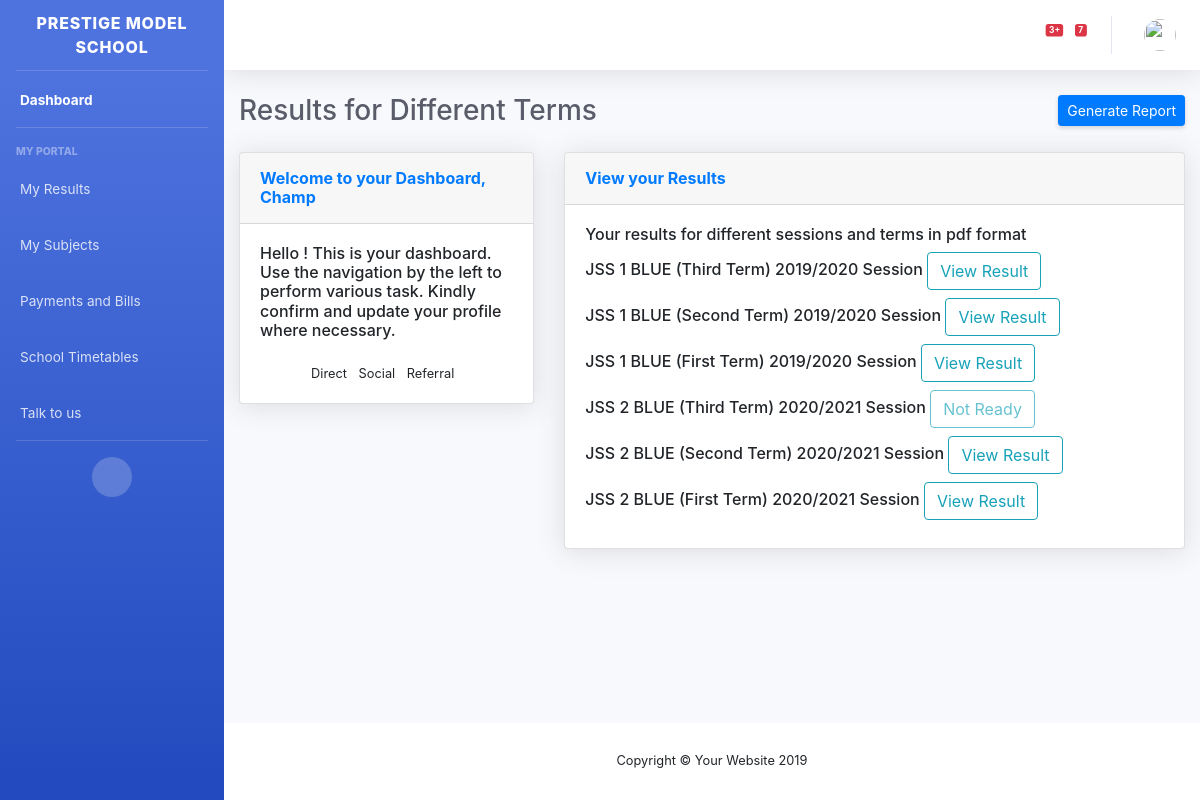
Page /results/ (signed in) on the committed database.
### portal/models.py (models this page shows)
class Subjectz(models.Model):
    title = models.CharField(max_length=80, blank=True)
    ca1_score = models.PositiveIntegerField(default=0)
    ca2_score = models.PositiveIntegerField(default=0)
    exam_score = models.PositiveIntegerField(default=0)
    total = models.PositiveIntegerField(default=0)
    grade = models.CharField(max_length=80, blank=True)
    remark = models.CharField(max_length=80, blank=True)
    student = models.ForeignKey(Customuser, on_delete=models.CASCADE)
    term = models.CharField(max_length=80, choices= term_list, blank=True)
    session = models.CharField(max_length=30, choices=year_list, blank=True)
    current_class = models.CharField(max_length=30, choices=classes_list, blank=True)
    def __str__(self):
        return ('first term {} grade for {}'.format(self.title, self.student))
    class Meta:
        ordering = ('-title',)

### portal/views.py (the view)
# urls.py: path('results/', portal_view.results, name = 'results'),
@login_required()
def results(request):
    student = get_object_or_404(Customuser, username=request.user.username)
    years = ['2019/2020','2020/2021','2021/2022','2022/2023','2023/2024','2024/2025','2025/2026','2026/2027','2027/2028']
    available = []
    clz_dict = {}
    for year in years:
        if Subjectz.objects.all().filter(student=student, session=year).exists():
            available.append(year)
        else:
            pass
    for i in available:
        dfirst = Subjectz.objects.all().filter(student=student, session=i).first()
        c = dfirst.session
        c = c.replace('/','-')
        clz_dict[dfirst] = c
    print(clz_dict)
    return render(request, 'portal/results.html',{'student':student, 'clz_dict':clz_dict, 'current_year':current_year,
                                                  'current_term':current_term})

### portal/models.py (called while the page is built)
    def __str__(self):
        return ('username: {}'.format(self.username))

### portal/templates/portal/results.html (shortened to what this page needs)
{% extends 'portal/base.html' %}
{% load crispy_forms_tags %}
{% block content %}
<div class="container-fluid">
          <div class="d-sm-flex align-items-center justify-content-between mb-4">
            <h1 class="h3 mb-0 text-gray-800">Results for Different Terms</h1>
            <a href="#" class="d-none d-sm-inline-block btn btn-sm btn-primary shadow-sm"> Generate Report</a>
          </div>
          <div class="row">
            <div class="col-xl-4 col-lg-5">
              <div class="card shadow mb-4">
                <div class="card-header py-3 d-flex flex-row align-items-center justify-content-between">
                  <h6 class="m-0 font-weight-bold text-primary">Welcome to your Dashboard, Champ</h6>
                </div>
                <div class="card-body">
                  <h6 >Hello {{sender.fullname}} !
                  This is your dashboard. Use the navigation by the left to perform various task.
                    Kindly confirm and update your profile where necessary.</h6>
                  <div class="mt-4 text-center small">
                    <span class="mr-2">
                       Direct
                    </span>
                    <span class="mr-2">
                       Social
                    </span>
                    <span class="mr-2">
                       Referral
                    </span>
                  </div>
                </div>
              </div>
            </div>
           <div class="col-xl-8 col-lg-7">
              <div class="card shadow mb-4">
                <div class="card-header py-3 d-flex flex-row align-items-center justify-content-between">
                  <h6 class="m-0 font-weight-bold text-primary">View your Results</h6>
                </div>
                    <div class="card-body">
                  <h6> Your results for different sessions and terms in pdf format</h6>
                        <h6>
                        {% for i, j in clz_dict.items %}
                            {% if i.session != "2020/2021"  %}
                            <h6 class="class="m-0 font-weight-bold text-primary">{{i.current_class}} (Third Term) {{i.session}} Session
                            <a href="{% url 'pdf_results' j 'third_term' %}" class="btn btn-md btn-outline-info">View Result</a></h6>
                            <h6 class="class="m-0 font-weight-bold text-primary">{{i.current_class}} (Second Term) {{i.session}} Session
                            <a href="{% url 'pdf_results' j 'second_term' %}" class="btn btn-md btn-outline-info">View Result</a></h6>
                            <h6 class="class="m-0 font-weight-bold text-primary">{{i.current_class}} (First Term) {{i.session}} Session
                            <a href="{% url 'pdf_results' j 'first_term' %}" class="btn btn-md btn-outline-info">View Result</a></h6>
                            {% else %}
                            <h6 class="class="m-0 font-weight-bold text-primary">{{i.current_class}} (Third Term) {{i.session}} Session
                            <button href="{% url 'pdf_results' j 'third_term' %}" class="btn btn-md btn-outline-info " disabled>Not Ready</button></h6>
                            <h6 class="class="m-0 font-weight-bold text-primary">{{i.current_class}} (Second Term) {{i.session}} Session
                            <a href="{% url 'pdf_results' j 'second_term' %}" class="btn btn-md btn-outline-info">View Result</a></h6>
                            <h6 class="class="m-0 font-weight-bold text-primary">{{i.current_class}} (First Term) {{i.session}} Session
                            <a href="{% url 'pdf_results' j 'first_term' %}" class="btn btn-md btn-outline-info">View Result</a></h6>
                            {% endif %}
                        {% endfor %}
                </div>
                </div>
              </div>
            </div>
          </div>
{% endblock content %}

### rows in the picture
Subjectz: current_class "JSS 1 BLUE", session "2019/2020"
Subjectz: current_class "JSS 2 BLUE", session "2020/2021"
